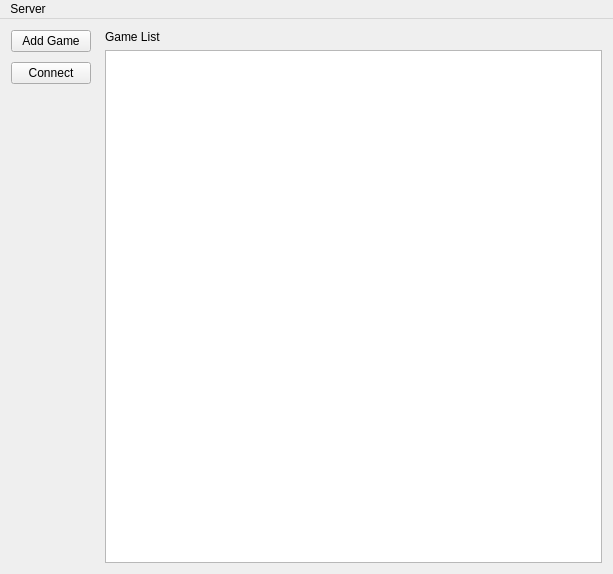
<?xml version="1.0" encoding="UTF-8"?>
<ui version="4.0">
 <class>server</class>
 <widget class="QMainWindow" name="server">
  <property name="geometry">
   <rect>
    <x>0</x>
    <y>0</y>
    <width>613</width>
    <height>574</height>
   </rect>
  </property>
  <property name="windowTitle">
   <string>server</string>
  </property>
  <widget class="QWidget" name="centralWidget">
   <layout class="QHBoxLayout" name="horizontalLayout">
    <item>
     <widget class="QWidget" name="widget" native="true">
      <layout class="QVBoxLayout" name="verticalLayout_2">
       <property name="spacing">
        <number>10</number>
       </property>
       <property name="leftMargin">
        <number>0</number>
       </property>
       <property name="topMargin">
        <number>0</number>
       </property>
       <property name="rightMargin">
        <number>4</number>
       </property>
       <property name="bottomMargin">
        <number>0</number>
       </property>
       <item>
        <widget class="QPushButton" name="addGameButton">
         <property name="text">
          <string>Add Game</string>
         </property>
        </widget>
       </item>
       <item>
        <widget class="QPushButton" name="ConnectButton">
         <property name="text">
          <string>Connect</string>
         </property>
        </widget>
       </item>
       <item>
        <spacer name="verticalSpacer">
         <property name="orientation">
          <enum>Qt::Vertical</enum>
         </property>
         <property name="sizeHint" stdset="0">
          <size>
           <width>20</width>
           <height>424</height>
          </size>
         </property>
        </spacer>
       </item>
      </layout>
     </widget>
    </item>
    <item>
     <widget class="QWidget" name="widget_2" native="true">
      <layout class="QVBoxLayout" name="verticalLayout">
       <property name="leftMargin">
        <number>4</number>
       </property>
       <property name="topMargin">
        <number>0</number>
       </property>
       <property name="rightMargin">
        <number>0</number>
       </property>
       <property name="bottomMargin">
        <number>0</number>
       </property>
       <item>
        <widget class="QLabel" name="label">
         <property name="text">
          <string>Game List</string>
         </property>
        </widget>
       </item>
       <item>
        <widget class="QListWidget" name="listWidget"/>
       </item>
      </layout>
     </widget>
    </item>
   </layout>
  </widget>
  <widget class="QMenuBar" name="menuBar">
   <property name="geometry">
    <rect>
     <x>0</x>
     <y>0</y>
     <width>613</width>
     <height>21</height>
    </rect>
   </property>
   <widget class="QMenu" name="menuserver">
    <property name="title">
     <string>Server</string>
    </property>
    <addaction name="actionQuit"/>
   </widget>
   <addaction name="menuserver"/>
  </widget>
  <action name="actionQuit">
   <property name="checkable">
    <bool>false</bool>
   </property>
   <property name="icon">
    <iconset theme="Tango" resource="icons.qrc">
     <normaloff>:/icons/Tango/scalable/actions/exit.svg</normaloff>:/icons/Tango/scalable/actions/exit.svg</iconset>
   </property>
   <property name="text">
    <string>Quit</string>
   </property>
   <property name="shortcut">
    <string>Ctrl+Q</string>
   </property>
  </action>
 </widget>
 <layoutdefault spacing="6" margin="11"/>
 <resources>
  <include location="icons.qrc"/>
 </resources>
 <connections>
  <connection>
   <sender>actionQuit</sender>
   <signal>triggered()</signal>
   <receiver>server</receiver>
   <slot>close()</slot>
   <hints>
    <hint type="sourcelabel">
     <x>-1</x>
     <y>-1</y>
    </hint>
    <hint type="destinationlabel">
     <x>306</x>
     <y>286</y>
    </hint>
   </hints>
  </connection>
 </connections>
</ui>
